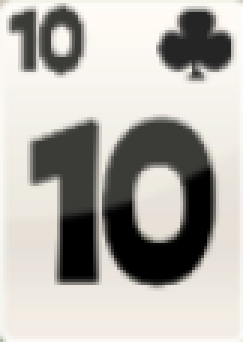
#> input picture templates/cards/clovers_10.png, 81 x 114 px, found by its file name (shown 3 times larger); its folder holds 4 pictures in this run
$ python resize_templates.py
#> lines starting #> are read from the running program, lines starting #| are printed output that depends on the picture
import cv2
import os

# Directory containing the full card templates
input_dir = "..\\templates\\cards"  # Replace with your directory path
output_dir = "..\\templates\\cards_resized"  # Directory to save partial templates

# Create the output directory if it doesn't exist
os.makedirs(output_dir, exist_ok=True)

# Process each image file in the input directory
for filename in os.listdir(input_dir):
    if filename.endswith(".png") or filename.endswith(".jpg"):
        # Load the full template
        file_path = os.path.join(input_dir, filename)
        template = cv2.imread(file_path)
#> template is the input picture: shape (114, 81, 3); mean B, G, R 170.4, 175.7, 178.8
        template = cv2.resize(template, None, fx=81 / 62, fy=114 / 90,
                              interpolation=cv2.INTER_AREA)  # Scale template to game resolution
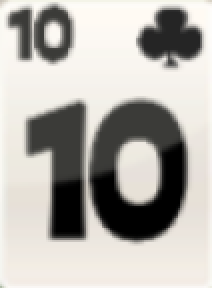
#> template: shape (144, 106, 3) (shown 2 times larger); mean B, G, R 170.3, 175.6, 178.6

        if template is None:
            print(f"Skipping {filename}: Unable to load image.")
            continue

        # Save the cropped template
        output_path = os.path.join(output_dir, f"{os.path.splitext(filename)[0]}.png")
        cv2.imwrite(output_path, template)
        print(f"Saved resized template: {output_path}")
#> pass 2 of the loop `for filename in os.listdir(input_dir):`:
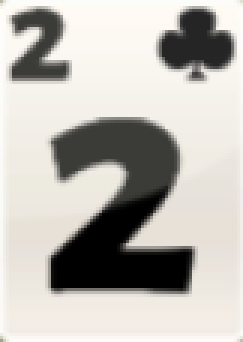
#> input picture templates/cards/clovers_2.png, 81 x 114 px, found by its file name (shown 3 times larger)
#> template is the input picture: shape (114, 81, 3); mean B, G, R 178.4, 183.8, 187
#> `template = cv2.resize(template, None, fx=81 / 62, fy=114 / 90, interpo..`:
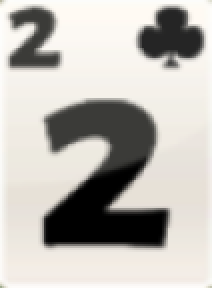
#> template: shape (144, 106, 3) (shown 2 times larger); mean B, G, R 178.2, 183.7, 186.9
#> pass 3 of the loop `for filename in os.listdir(input_dir):`:
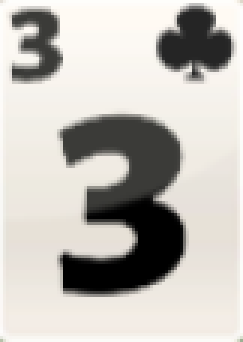
#> input picture templates/cards/clovers_3.png, 81 x 114 px, found by its file name (shown 3 times larger)
#> template is the input picture: shape (114, 81, 3); mean B, G, R 183.2, 188.9, 192.2
#> `template = cv2.resize(template, None, fx=81 / 62, fy=114 / 90, interpo..`:
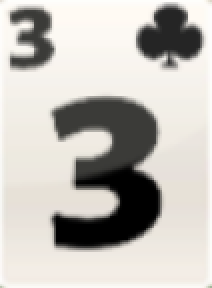
#> template: shape (144, 106, 3) (shown 2 times larger); mean B, G, R 183.1, 188.7, 192.1
#> the loop made 4 passes; the first 3 are shown

print("All resized templates saved successfully!")
